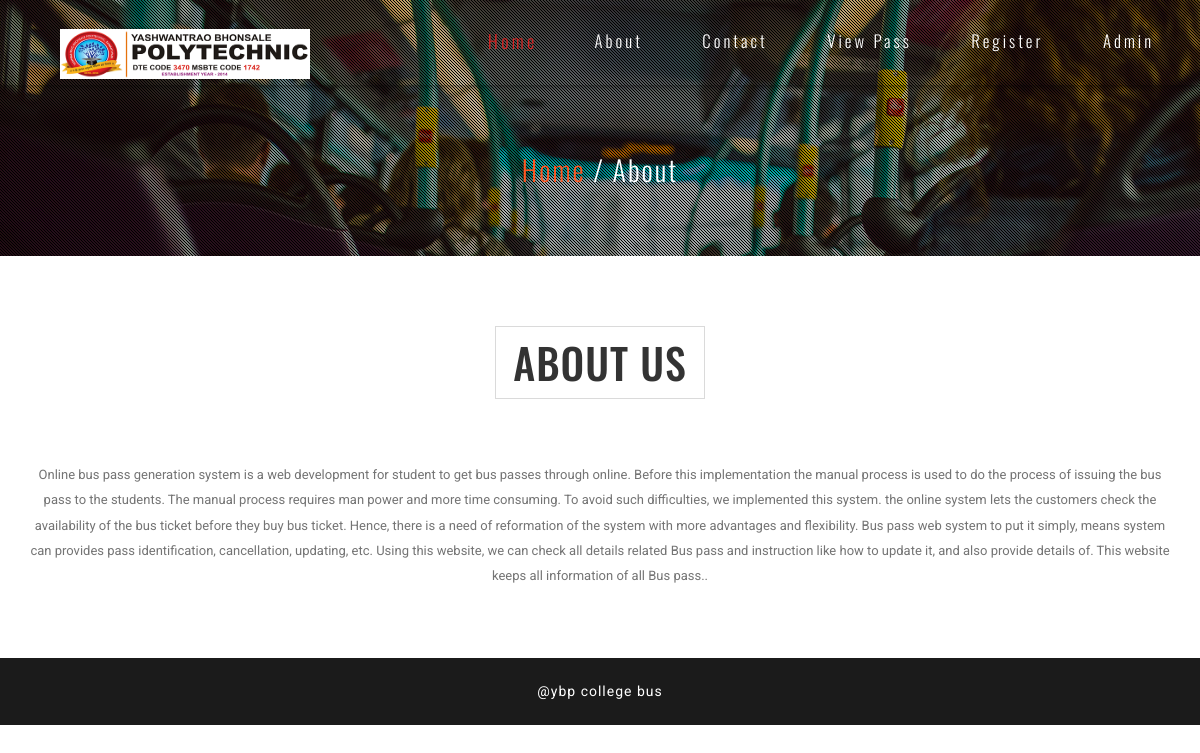
Page /about.php on the committed database.
### tables this page shows
CREATE TABLE IF NOT EXISTS `tblpage` (
  `ID` int NOT NULL AUTO_INCREMENT,
  `PageType` varchar(200) DEFAULT NULL,
  `PageTitle` varchar(200) DEFAULT NULL,
  `PageDescription` mediumtext,
  `Email` varchar(200) DEFAULT NULL,
  `MobileNumber` bigint DEFAULT NULL,
  `UpdationDate` timestamp NOT NULL DEFAULT CURRENT_TIMESTAMP ON UPDATE CURRENT_TIMESTAMP,
  PRIMARY KEY (`ID`)
);

### about.php (the view, shortened to what this page needs)
<?php
include('includes/dbconnection.php');
?>
<!DOCTYPE html>
<html lang="en">
<head>
<link href="css/bootstrap.css" type="text/css" rel="stylesheet" media="all">
<link href="css/style.css" type="text/css" rel="stylesheet" media="all">
<link href="css/font-awesome.css" rel="stylesheet">
</head>
<body>
	<div class="agileits-banner">
		<div class="bnr-agileinfo">
			<?php include_once('includes/header.php');?>
			<div class="banner-text agileinfo about-bnrtext">
				<div class="container">
					<h2><a href="index.php">Home</a> / About</h2>
				</div>
			</div>
		</div>
	</div>
	<div class="welcome" id="welcome">
		<?php
$sql="SELECT * from tblpage where PageType='aboutus'";
$query = $dbh -> prepare($sql);
$query->execute();
$results=$query->fetchAll(PDO::FETCH_OBJ);
$cnt=1;
if($query->rowCount() > 0)
{
foreach($results as $row)
{               ?>
		<div class="container">
			<div class="agileits-title">
				<h3><?php  echo $row->PageTitle;?></h3>
			</div>
			<div class="welcomerow-agileinfo">
				<p><?php  echo $row->PageDescription;?></p>
			</div>
			</div> <?php $cnt=$cnt+1;}} ?>
		</div>
<?php include_once('includes/footer.php');?>
</body>
</html>

### css/style.css (style rules this page uses)
body { margin:0; font-family: 'Roboto', sans-serif; background: #fff; }
body a { transition: 0.5s all; -webkit-transition: 0.5s all; -moz-transition: 0.5s all; -o-transition: 0.5s all; -ms-transition: 0.5s all; text-decoration:none; outline:none; }
h1,h2,h3,h4,h5,h6 { margin:0; font-family: 'Oswald', sans-serif; }
p { margin:0; }
.agileits-banner { background:url(../images/bg.jpg)no-repeat center 0px; -webkit-background-size:cover; -moz-background-size:cover; -o-background-size:cover; -ms-background-size:cover; background-size:cover; position: relative; }
.bnr-agileinfo { background: url(../images/overlay.png)rgba(0, 0, 0, 0.25) repeat 0px 0px; }
.banner-text { padding: 21em 0; }
.welcome,.services,.gallery,.team,.subscribe,.contact,.testimonials,.video,.codes { padding: 5em 0; }
.agileits-title { text-align: center; }
.agileits-title h3 { font-size: 3em; text-transform: uppercase; margin-bottom: 1.5em; display: inline-block; border: 1px solid #dadada; padding: .3em 0.4em; letter-spacing: 1px; color:#333; }
P { font-size: 1em; color: #777; line-height: 1.8em; }
.welcomerow-agileinfo { text-align: center; }
.banner-text.agileinfo.about-bnrtext { padding: 5em 0; text-align: center; }
.banner-text.agileinfo.about-bnrtext h2 { font-size: 2em; color: #fff; font-weight: 300; letter-spacing: 2px; }
.banner-text.agileinfo.about-bnrtext h2 a { color: #FF5722; display: inline-block; -webkit-transition:.5s all; -moz-transition:.5s all; -o-transition:.5s all; -ms-transition:.5s all; transition:.5s all; }
@media (max-width:1280px) { .banner-text { padding: 16em 0; } }

### rows in the picture
tblpage: PageTitle "ABOUT US", PageDescription "Online bus pass generation system is a web development for student to get bus passes through online. Before this implementation the manual process is used to do the process of issuing the bus pass to the students. The manual process requires man power and more time consuming. To avoid such difficulties, we implemented this system. the online system lets the customers check the availability of the bus ticket before they buy bus ticket. Hence, there is a need of reformation of the system with more advantages and flexibility. Bus pass web system to put it simply, means system can provides pass identification, cancellation, updating, etc. Using this website, we can check all details related Bus…"
